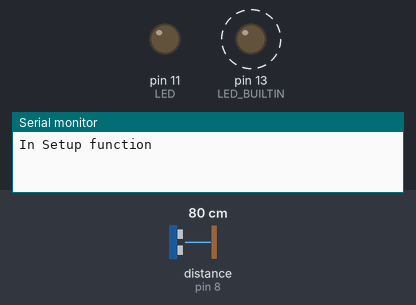
Recording of a sketch running on a simulated Arduino Uno, built with avr-gcc and run on an emulated ATmega328P. Shown: output pins drawn as LEDs (lit = HIGH), the last lines printed to the serial monitor. Wiring (inferred from the names in the program): ultrasonic range finder: trigger pin 9; echo pin 8. Dashed ring = blinking. The inputs (shaded band) are chosen by the test bench; at power-on: distance to the obstacle (sensor on pin 8) 80 cm. The echo pulse lasts 58.3 µs per cm; pins used as bus, display or sensor lines are not drawn.

Above: at 1.2 s.
1.3 s: distance to the obstacle (sensor on pin 8) set to 23 cm
4.3 s: distance to the obstacle (sensor on pin 8) set to 18 cm
At 6.8 s:
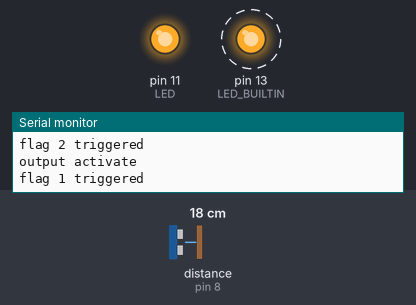
7.3 s: distance to the obstacle (sensor on pin 8) set to 35 cm
At 8.7 s:
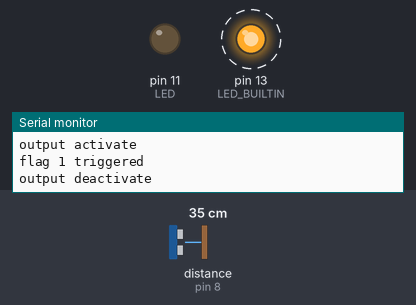
9.8 s: distance to the obstacle (sensor on pin 8) set to 24 cm
12.8 s: distance to the obstacle (sensor on pin 8) set to 19 cm
At 15.6 s:
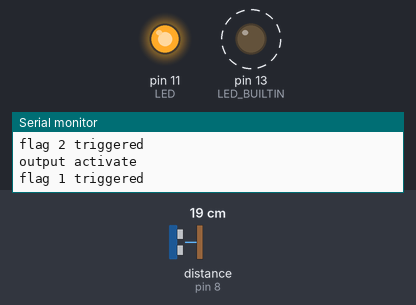
Timing chart, 0 to 16.8 s (numbered marks = the images above; inputs shaded):
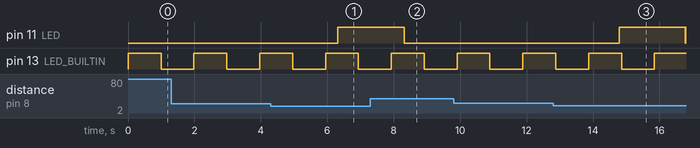

The sketch:

ultrasonic-delay-trigger-test.ino
```cpp
#include <Arduino_FreeRTOS.h>
//#pragma GCC ("03")

TaskHandle_t TaskHandle_ReadDistance1;
TaskHandle_t TaskHandle_ReadDistance2;
TaskHandle_t TaskHandle_Output;
TaskHandle_t TaskHandle_blink;

const int echoPin = 8;
const int trigPin = 9;
const int LED = 11;

long distance;

bool outputState = false;
bool flag1 = false;
bool flag2 = false;

/* function for using ultrasonic sensor */
void displayDistance();
long readUltrasonicDistance(int triggerPin, int echoPin);

/* Task creation */
static void TaskReadDistance1(void* pvParameters);
static void TaskReadDistance2(void* pvParameters);
static void TaskOutput(void *pvParameters);
static void TaskBlink(void *pvParameters);

void setup() {
  Serial.begin(9600);
  Serial.println(F("In Setup function"));

  xTaskCreate(TaskReadDistance1, "ReadDistance1", 128, NULL, 3, &TaskHandle_ReadDistance1);
  xTaskCreate(TaskReadDistance2, "ReadDistance2", 128, NULL, 3, &TaskHandle_ReadDistance2);
  xTaskCreate(TaskOutput,"Output", 128, NULL, 1, &TaskHandle_Output);
  xTaskCreate(TaskBlink, "Blink", 128, NULL, 1, &TaskHandle_blink);

}

void loop() {
  // Hooked to IDle task, it will run whenever CPU is idle
  //Serial.println(F("Loop function"));
}

/* ReadDistance Task with priority 2*/
static void TaskReadDistance1(void* pvParameters){
  while(1){
    //Serial.println(F("sensor task is running"));
    distance = readUltrasonicDistance(trigPin, echoPin);
    //displayDistance();

    //outputState = (distance <= 20) ? true : false;  //true if distance <= 20, else is false
    flag1 = (distance <= 20) ? true : false;

    vTaskDelay(1);  // one tick is 15 ms
  }
}

static void TaskReadDistance2(void* pvParameters){
  while(1){
    if(flag1){
      Serial.println("flag 1 triggered");
      vTaskDelay(2000 / portTICK_PERIOD_MS);
      distance = readUltrasonicDistance(trigPin, echoPin);
      flag2 = (distance <= 20) ? true : false;
    if (flag2){
      Serial.println("flag 2 triggered");
    }
    }
    vTaskDelay(1);  // one tick is 15 ms
  }
}

/* Output with priority 2*/
static void TaskOutput(void *pvParameters){
  pinMode(LED, OUTPUT);
  while(1){
    if (flag1 && flag2){
      Serial.println("output activate");
      digitalWrite(LED, HIGH);
      vTaskDelay(2000 / portTICK_PERIOD_MS);
      digitalWrite(LED, LOW);
      Serial.println("output deactivate");
      //Serial.println("LED activate");
    }
    vTaskDelay(1);
  }
}


/* TaskBlink with priority 2*/
static void TaskBlink(void *pvParameters){
  pinMode(LED_BUILTIN, OUTPUT);
  while(1){
    digitalWrite(LED_BUILTIN, HIGH);
    vTaskDelay( 1000 / portTICK_PERIOD_MS );
    digitalWrite(LED_BUILTIN, LOW);
    vTaskDelay( 1000 / portTICK_PERIOD_MS );
  }
}


long readUltrasonicDistance(int triggerPin, int echoPin){
  pinMode(triggerPin, OUTPUT);  // Clear the trigger
  digitalWrite(triggerPin, LOW);
  delayMicroseconds(2);
  // Sets the trigger pin to HIGH state for 10 microseconds
  digitalWrite(triggerPin, HIGH);
  delayMicroseconds(10);
  digitalWrite(triggerPin, LOW);
  pinMode(echoPin, INPUT);
  // Reads the echo pin, and returns the sound wave travel time in microseconds
  return 0.01723 * pulseIn(echoPin, HIGH);
}

void displayDistance(){
  long detectDistance = readUltrasonicDistance(trigPin, echoPin);
  Serial.print("Distance: ");
  Serial.println(detectDistance);
}
```

Measured:
- the behaviour switches between 21 and 20 cm on distance to the obstacle (sensor on pin 8) (found by bisection; images 0 and 1)
- the behaviour switches between 22 and 21 cm on distance to the obstacle (sensor on pin 8) (found by bisection; images 2 and 3)
- after the input at 4.3 s, pin 11 (LED): LOW → HIGH after 2.0 s
- after the input at 7.3 s, pin 11 (LED): goes on until 8.3 s, then stays LOW
- after the input at 12.8 s, pin 11 (LED): LOW → HIGH after 2.0 s, → LOW 2.0 s later, → HIGH 0.02 s later
- by itself, pin 13 (LED_BUILTIN): alternates HIGH for 0.99 s and LOW for 0.99 s
